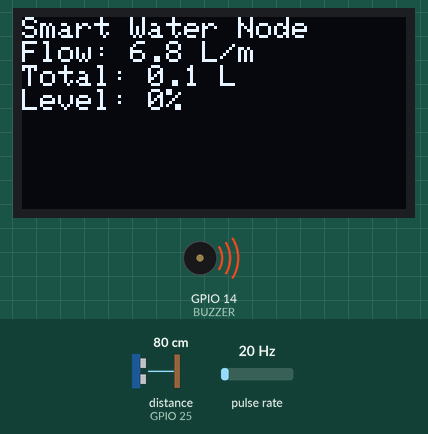
A sketch run on a simulated ESP32. Shown: 128×64 one-colour display, buzzer (waves = sounding). Wiring (inferred from the names in the program): ultrasonic range finder: trigger GPIO 26; echo GPIO 25; pulse sensor: data GPIO 27. Inputs (shaded band) come from the test bench; at power-on: distance to the obstacle (sensor on GPIO 25) 80 cm, pulse rate 20 Hz. The echo pulse lasts 58.3 µs per cm; WiFi joins after 1.5 s; servers stay silent unless stated; what the sketch prints to the serial monitor is not drawn.

Above: at 3.1 s.
3.2 s: distance to the obstacle (sensor on GPIO 25) set to 35 cm
At 4.4 s:
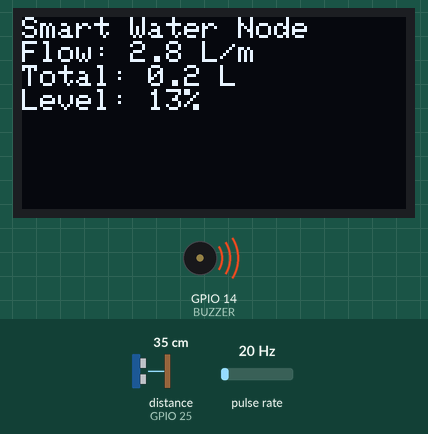
6.1 s: distance to the obstacle (sensor on GPIO 25) set to 30 cm
At 7.4 s:
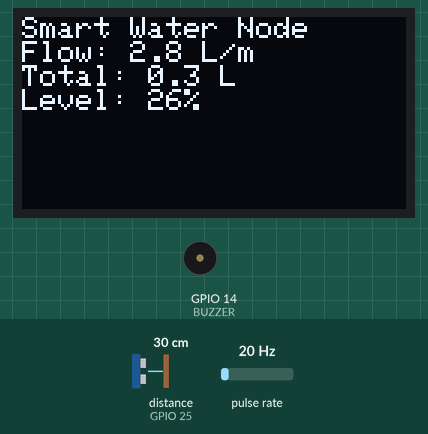
10.3 s: pulse rate (sensor on GPIO 27) set to 4 Hz
At 12.8 s:
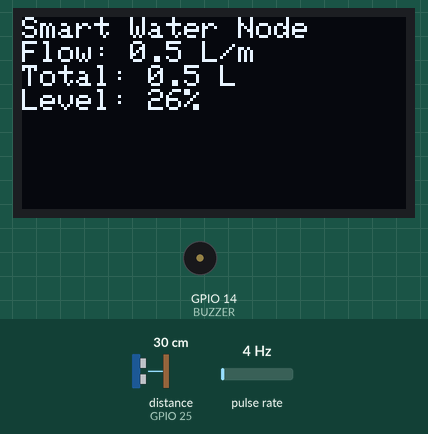
13.3 s: pulse rate (sensor on GPIO 27) set to 50 Hz
At 14.7 s:
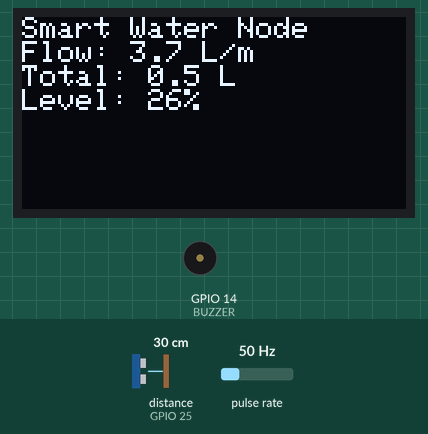
16.4 s: distance to the obstacle (sensor on GPIO 25) set to 2 cm
At 17.8 s:
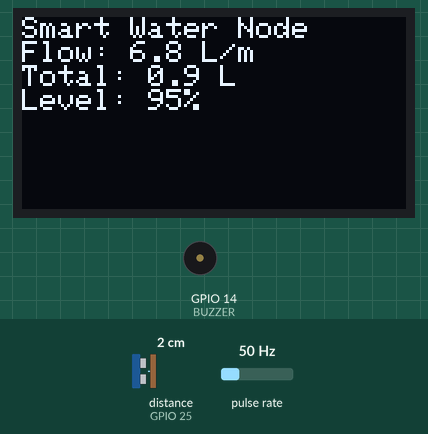
19.5 s: pulse rate (sensor on GPIO 27) set to 100 Hz
At 20.8 s:
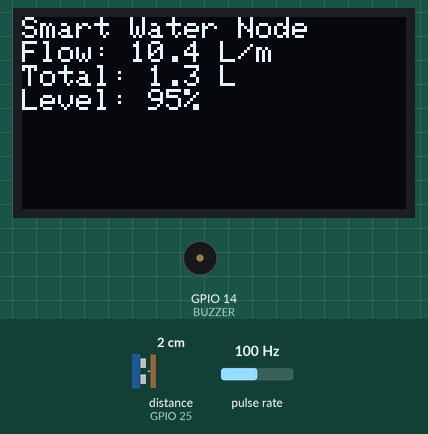
Timing chart, 0 to 22.5 s (numbered marks = the images above; inputs shaded):
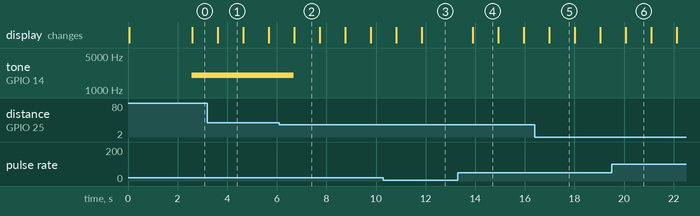

Measured:
- the behaviour switches between 33 and 32 cm on distance to the obstacle (sensor on GPIO 25) (found by bisection; images 1 and 2)
- after the input at 6.1 s, tone on GPIO 14 (BUZZER): 2000 Hz → silent after 0.58 s
- after the input at 13.3 s, the display: changes after 0.60 s (image 4)
- what the display in image 1 shows lasts 1.1 s, from 3.6 s to 4.7 s

The sketch:

sketch_feb12a.ino
```cpp
#include <WiFi.h>
#include <PubSubClient.h>
#include <Wire.h>
#include <Adafruit_GFX.h>
#include <Adafruit_SSD1306.h>

#define SCREEN_WIDTH 128
#define SCREEN_HEIGHT 64
Adafruit_SSD1306 display(SCREEN_WIDTH, SCREEN_HEIGHT, &Wire, -1);

// ================== WIFI (OPTIONAL) ==================
const char* ssid = "YOUR_WIFI";
const char* password = "YOUR_PASS";
bool wifiConnected = false;

// ================== MQTT (OPTIONAL) ==================
const char* mqtt_server = "192.168.1.10";
const char* topic = "water/zones/HostelA/sensors";

WiFiClient espClient;
PubSubClient client(espClient);

// ================== PINS ==================
#define FLOW_PIN 27
#define TRIG 26
#define ECHO 25
#define BUZZER 14

#define TANK_HEIGHT_CM 40

// ================== FLOW ==================
volatile int pulseCount = 0;
float flowRate = 0;
float totalLiters = 0;

unsigned long lastUpdate = 0;

// ======================================================
// INTERRUPT
// ======================================================
void IRAM_ATTR pulseCounter() {
  pulseCount++;
}

// ======================================================
// SAFE WIFI CONNECT (2 sec timeout)
// ======================================================
void connectWiFi() {

  Serial.println("Connecting WiFi (2s timeout)...");
  WiFi.begin(ssid, password);

  unsigned long start = millis();

  while (WiFi.status() != WL_CONNECTED && millis() - start < 2000) {
    delay(50);
  }

  if (WiFi.status() == WL_CONNECTED) {
    wifiConnected = true;
    Serial.println("WiFi Connected");
    client.setServer(mqtt_server, 1883);
  } else {
    wifiConnected = false;
    Serial.println("WiFi Skipped (offline mode)");
  }
}

// ======================================================
// ULTRASONIC SAFE
// ======================================================
float getDistance() {

  digitalWrite(TRIG, LOW);
  delayMicroseconds(2);

  digitalWrite(TRIG, HIGH);
  delayMicroseconds(10);

  digitalWrite(TRIG, LOW);

  long duration = pulseIn(ECHO, HIGH, 30000); // timeout 30ms

  if(duration == 0) return TANK_HEIGHT_CM;

  return duration * 0.034 / 2.0;
}

// ======================================================
// OLED
// ======================================================
void updateDisplay(float levelPercent) {

  display.clearDisplay();
  display.setTextSize(1);
  display.setCursor(0,0);

  display.println("Smart Water Node");

  display.print("Flow: ");
  display.print(flowRate,1);
  display.println(" L/m");

  display.print("Total: ");
  display.print(totalLiters,1);
  display.println(" L");

  display.print("Level: ");
  display.print(levelPercent,0);
  display.println("%");

  display.display();
}

// ======================================================
// SETUP
// ======================================================
void setup() {

  Serial.begin(115200);

  pinMode(FLOW_PIN, INPUT_PULLUP);
  pinMode(TRIG, OUTPUT);
  pinMode(ECHO, INPUT);
  pinMode(BUZZER, OUTPUT);

  attachInterrupt(digitalPinToInterrupt(FLOW_PIN), pulseCounter, FALLING);

  // OLED FIRST (instant feedback)
  Wire.begin(21,22);

  if(!display.begin(SSD1306_SWITCHCAPVCC, 0x3C)){
    Serial.println("OLED not found!");
  }

  display.clearDisplay();
  display.setCursor(0,0);
  display.println("Booting...");
  display.display();

  // Try WiFi but never block
  connectWiFi();

  lastUpdate = millis();
}

// ======================================================
// LOOP
// ======================================================
void loop() {

  // ===== Every 1 second =====
  if (millis() - lastUpdate >= 1000) {

    noInterrupts();
    int count = pulseCount;
    pulseCount = 0;
    interrupts();

    flowRate = count / 7.5;
    totalLiters += flowRate / 60.0;

    float dist = getDistance();
    float level = TANK_HEIGHT_CM - dist;
    float levelPercent = constrain((level / TANK_HEIGHT_CM) * 100, 0, 100);

    // buzzer
    if(levelPercent < 20 || flowRate > 25)
      tone(BUZZER, 2000);
    else
      noTone(BUZZER);

    updateDisplay(levelPercent);

    // MQTT only if WiFi connected
    if(wifiConnected && client.connected()) {

      String payload = "{";
      payload += "\"flow\":" + String(flowRate);
      payload += ",\"level\":" + String(levelPercent);
      payload += "}";

      client.publish(topic, payload.c_str());
    }

    Serial.print("Flow=");
    Serial.print(flowRate);
    Serial.print("  Level=");
    Serial.println(levelPercent);

    lastUpdate = millis();
  }
}
```
